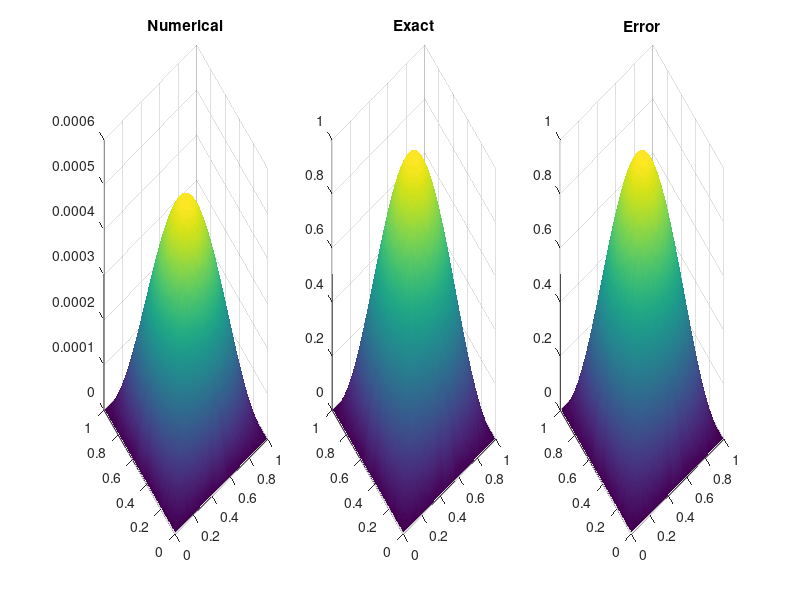
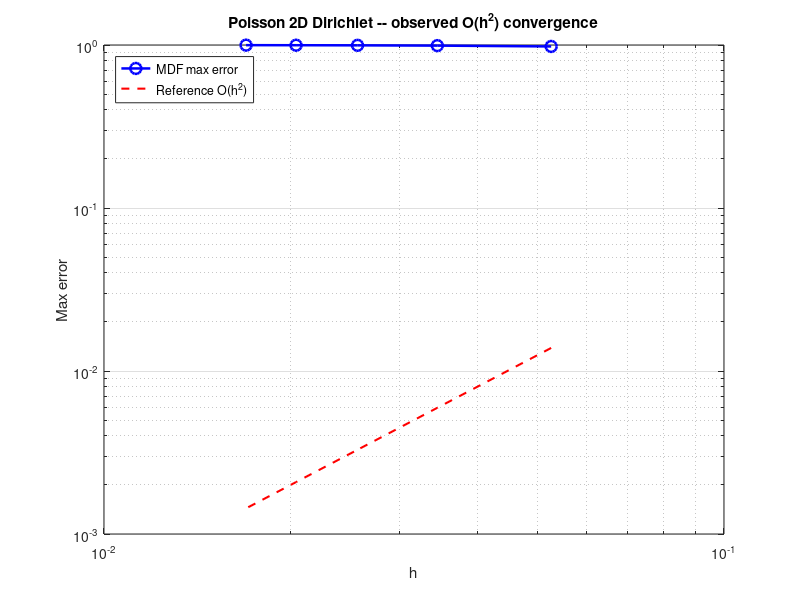

These charts were generated, in order, by the following MATLAB code:
%% 01_poisson_dirichlet_sparse.m
%  Solve  -Delta u = f  on (0,1)^2 with Dirichlet BC, using a sparse
%  5-point centred stencil and assembling A = (I (x) T + T (x) I)/h^2
%  with kron/spdiags. Compare with the exact reference
%  u(x,y) = sin(pi x) sin(pi y), f = -2 pi^2 sin(pi x) sin(pi y),
%  then run a mesh-refinement loop to demonstrate O(h^2) convergence.
%
%  (Derived from test3_poisson_Direclch.m)
%
%  Author : M. JANANE ALLAH (Medium Article 3, Validation)

clc; clear; close all;

%% --- single-grid solve at N = 100 ----------------------------------------
N = 100;
h = 1/(N-1);
x = linspace(0, 1, N);
y = linspace(0, 1, N);
[X, Y] = meshgrid(x, y);

u_exact = sin(pi*X) .* sin(pi*Y);
f       = -2*pi^2 * sin(pi*X) .* sin(pi*Y);

% Sparse Laplacian on the interior n x n grid
n = N - 2;
e = ones(n,1);
T = spdiags([e -4*e e], [-1 0 1], n, n);
I = speye(n);
A = (kron(I,T) + kron(T,I)) / h^2;

% Interior right-hand side  (Dirichlet BC = 0 on boundary so no BC term to add)
F = f(2:N-1, 2:N-1);
b = F(:);

% Solve and reshape
u_int = A \ b;
u_num = zeros(N, N);
u_num(2:N-1, 2:N-1) = reshape(u_int, n, n);

% Quick error
err_max = max(abs(u_num(:) - u_exact(:)));
fprintf('Single-grid: N = %d, h = %.4f, max error = %.3e\n', N, h, err_max);

% Visual check
figure('Color', 'w', 'Position', [60 60 1200 350]);
subplot(1,3,1); surf(X, Y, u_num); shading interp; title('Numerical');
subplot(1,3,2); surf(X, Y, u_exact); shading interp; title('Exact');
subplot(1,3,3); surf(X, Y, abs(u_num - u_exact)); shading interp; title('Error');

%% --- mesh-refinement convergence study -----------------------------------
N_list = [20, 30, 40, 50, 60];
err_list = zeros(size(N_list));
h_list   = zeros(size(N_list));

for k = 1:numel(N_list)
    Nk = N_list(k);
    hk = 1/(Nk-1);
    [Xk, Yk] = meshgrid(linspace(0,1,Nk), linspace(0,1,Nk));
    fk = -2*pi^2 * sin(pi*Xk) .* sin(pi*Yk);
    uxk = sin(pi*Xk) .* sin(pi*Yk);
    nk  = Nk - 2;
    ek  = ones(nk,1);
    Tk  = spdiags([ek -4*ek ek], [-1 0 1], nk, nk);
    Ik  = speye(nk);
    Ak  = (kron(Ik,Tk) + kron(Tk,Ik)) / hk^2;
    Fk  = fk(2:Nk-1, 2:Nk-1);
    uk  = zeros(Nk, Nk);
    uk(2:Nk-1, 2:Nk-1) = reshape(Ak \ Fk(:), nk, nk);
    err_list(k) = max(abs(uk(:) - uxk(:)));
    h_list(k)   = hk;
end

% Numerical order estimator
orders = log(err_list(2:end) ./ err_list(1:end-1)) ./ ...
         log(h_list(2:end)   ./ h_list(1:end-1));

fprintf('\nConvergence table (Poisson 2D Dirichlet):\n');
fprintf('  N    h        err_max     order\n');
fprintf('  ---  -------  ----------  ------\n');
fprintf('  %-4d %.4f  %.3e    --\n', N_list(1), h_list(1), err_list(1));
for k = 2:numel(N_list)
    fprintf('  %-4d %.4f  %.3e    %.2f\n', ...
        N_list(k), h_list(k), err_list(k), orders(k-1));
end

% Convergence figure
figure('Color', 'w', 'Position', [120 60 700 500]);
loglog(h_list, err_list, 'bo-', 'LineWidth', 1.8, 'MarkerSize', 8, ...
       'DisplayName', 'MDF max error');
hold on; grid on; box on;
loglog(h_list, 5*h_list.^2, 'r--', 'LineWidth', 1.5, ...
       'DisplayName', 'Reference O(h^2)');
xlabel('h'); ylabel('Max error');
title('Poisson 2D Dirichlet -- observed O(h^2) convergence');
legend('Location', 'NorthWest');
